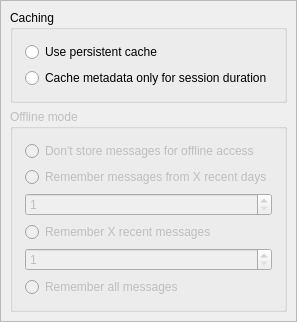
<?xml version="1.0" encoding="UTF-8"?>
<ui version="4.0">
 <class>CachePage</class>
 <widget class="QScrollArea" name="CachePage">
  <property name="frameShadow">
   <enum>QFrame::Plain</enum>
  </property>
  <property name="widgetResizable">
   <bool>true</bool>
  </property>
  <widget class="QWidget" name="scrollAreaWidgetContents">
   <layout class="QVBoxLayout" name="verticalLayout">
    <item>
     <widget class="QGroupBox" name="cachingGroup">
      <property name="sizePolicy">
       <sizepolicy hsizetype="MinimumExpanding" vsizetype="Maximum">
        <horstretch>0</horstretch>
        <verstretch>0</verstretch>
       </sizepolicy>
      </property>
      <property name="title">
       <string>Caching</string>
      </property>
      <layout class="QVBoxLayout" name="cachingGroupLayout">
       <property name="margin">
        <number>12</number>
       </property>
       <item>
        <widget class="QRadioButton" name="metadataPersistentCache">
         <property name="sizePolicy">
          <sizepolicy hsizetype="MinimumExpanding" vsizetype="Maximum">
           <horstretch>0</horstretch>
           <verstretch>0</verstretch>
          </sizepolicy>
         </property>
         <property name="text">
          <string>Use persistent cache</string>
         </property>
        </widget>
       </item>
       <item>
        <widget class="QRadioButton" name="metadataMemoryCache">
         <property name="sizePolicy">
          <sizepolicy hsizetype="MinimumExpanding" vsizetype="Maximum">
           <horstretch>0</horstretch>
           <verstretch>0</verstretch>
          </sizepolicy>
         </property>
         <property name="text">
          <string>Cache metadata only for session duration</string>
         </property>
        </widget>
       </item>
      </layout>
     </widget>
    </item>
    <item>
     <widget class="QGroupBox" name="offlineModeGroup">
      <property name="enabled">
       <bool>false</bool>
      </property>
      <property name="sizePolicy">
       <sizepolicy hsizetype="MinimumExpanding" vsizetype="Maximum">
        <horstretch>0</horstretch>
        <verstretch>0</verstretch>
       </sizepolicy>
      </property>
      <property name="title">
       <string>Offline mode</string>
      </property>
      <layout class="QVBoxLayout" name="offlineModeGroupLayout">
       <property name="margin">
        <number>12</number>
       </property>
       <item>
        <widget class="QRadioButton" name="offlineNope">
         <property name="sizePolicy">
          <sizepolicy hsizetype="MinimumExpanding" vsizetype="Maximum">
           <horstretch>0</horstretch>
           <verstretch>0</verstretch>
          </sizepolicy>
         </property>
         <property name="text">
          <string>Don't store messages for offline access</string>
         </property>
        </widget>
       </item>
       <item>
        <widget class="QRadioButton" name="offlineXDays">
         <property name="sizePolicy">
          <sizepolicy hsizetype="MinimumExpanding" vsizetype="Maximum">
           <horstretch>0</horstretch>
           <verstretch>0</verstretch>
          </sizepolicy>
         </property>
         <property name="text">
          <string>Remember messages from X recent days</string>
         </property>
        </widget>
       </item>
       <item>
        <widget class="QSpinBox" name="offlineNumberOfDays">
         <property name="sizePolicy">
          <sizepolicy hsizetype="MinimumExpanding" vsizetype="Maximum">
           <horstretch>0</horstretch>
           <verstretch>0</verstretch>
          </sizepolicy>
         </property>
         <property name="minimum">
          <number>1</number>
         </property>
         <property name="maximum">
          <number>365000</number>
         </property>
        </widget>
       </item>
       <item>
        <widget class="QRadioButton" name="offlineXMessages">
         <property name="sizePolicy">
          <sizepolicy hsizetype="MinimumExpanding" vsizetype="Maximum">
           <horstretch>0</horstretch>
           <verstretch>0</verstretch>
          </sizepolicy>
         </property>
         <property name="text">
          <string>Remember X recent messages</string>
         </property>
        </widget>
       </item>
       <item>
        <widget class="QSpinBox" name="offlineNumberOfMessages">
         <property name="sizePolicy">
          <sizepolicy hsizetype="MinimumExpanding" vsizetype="Maximum">
           <horstretch>0</horstretch>
           <verstretch>0</verstretch>
          </sizepolicy>
         </property>
         <property name="minimum">
          <number>1</number>
         </property>
         <property name="maximum">
          <number>2147483647</number>
         </property>
        </widget>
       </item>
       <item>
        <widget class="QRadioButton" name="offlineEverything">
         <property name="sizePolicy">
          <sizepolicy hsizetype="MinimumExpanding" vsizetype="Maximum">
           <horstretch>0</horstretch>
           <verstretch>0</verstretch>
          </sizepolicy>
         </property>
         <property name="text">
          <string>Remember all messages</string>
         </property>
        </widget>
       </item>
      </layout>
     </widget>
    </item>
    <item>
     <spacer name="verticalSpacer">
      <property name="orientation">
       <enum>Qt::Vertical</enum>
      </property>
      <property name="sizeHint" stdset="0">
       <size>
        <width>0</width>
        <height>0</height>
       </size>
      </property>
     </spacer>
    </item>
   </layout>
  </widget>
 </widget>
 <resources/>
 <connections/>
</ui>
